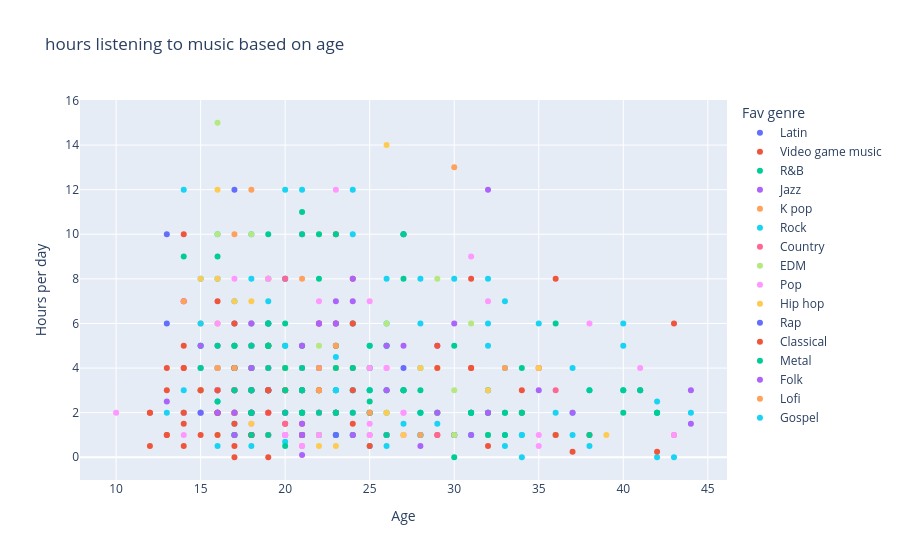

Notebook source saved alongside this figure:
### Code cell
px.scatter(data,
    x='Age', y='Hours per day', color='Fav genre', 
    title='hours listening to music based on age')

### Figure 1 — Plotly figure (JSON) as saved in the notebook; plotly's stock layout.template omitted (floating-point values rounded to 4 significant figures; data arrays with more than 128 entries replaced by an {"elided": "..."} marker saying what was removed)
{"data": [{"hovertemplate": "Fav genre=Latin<br>Age=%{x}<br>Hours per day=%{y}<extra></extra>", "legendgroup": "Latin", "marker": {"color": "#636efa", "symbol": "circle"}, "mode": "markers", "name": "Latin", "orientation": "v", "showlegend": true, "type": "scatter", "x": [18, 17, 18], "xaxis": "x", "y": [3, 12, 5], "yaxis": "y"}, {"hovertemplate": "Fav genre=Video game music<br>Age=%{x}<br>Hours per day=%{y}<extra></extra>", "legendgroup": "Video game music", "marker": {"color": "#EF553B", "symbol": "circle"}, "mode": "markers", "name": "Video game music", "orientation": "v", "showlegend": true, "type": "scatter", "x": [18, 18, 23, 37, 23, 43, 19, 29, 18, 16, 22, 36, 17, 22, 24, 15, 20, 14, 14, 23, 23, 22, 24, 17, 14, 38, 24, 34, 23, 18, 25, 19, 15, 22, 16, 18, 13, 21, 21, 16, 23, 18, 22, 13], "xaxis": "x", "y": [4, 3, 2, 0.25, 1, 6, 4, 1, 2, 2, 1, 8, 0.5, 1, 8, 3, 1.5, 4, 10, 5, 2, 2, 1.5, 0, 0.5, 1, 6, 2, 10, 1, 4, 1, 1, 2, 7, 3, 1, 1, 2, 2, 4, 3, 3, 1], "yaxis": "y"}, {"hovertemplate": "Fav genre=R&B<br>Age=%{x}<br>Hours per day=%{y}<extra></extra>", "legendgroup": "R&B", "marker": {"color": "#00cc96", "symbol": "circle"}, "mode": "markers", "name": "R&B", "orientation": "v", "showlegend": true, "type": "scatter", "x": [18, 18, 19, 19, 19, 26, 22, 18, 25, 17, 20, 17, 17, 14, 18, 17, 18, 18, 21, 18, 29, 18, 23, 19, 18, 18, 18, 20, 20, 21], "xaxis": "x", "y": [4, 1, 5, 10, 3, 1, 2, 2, 2.5, 2, 4, 2, 3, 9, 2, 2, 2, 4, 1, 4, 2, 4, 3, 3, 4, 2, 4, 6, 5, 2], "yaxis": "y"}, {"hovertemplate": "Fav genre=Jazz<br>Age=%{x}<br>Hours per day=%{y}<extra></extra>", "legendgroup": "Jazz", "marker": {"color": "#ab63fa", "symbol": "circle"}, "mode": "markers", "name": "Jazz", "orientation": "v", "showlegend": true, "type": "scatter", "x": [18, 18, 16, 19, 14, 29, 22, 17, 22, 23, 23, 32, 20, 24, 24, 26, 27], "xaxis": "x", "y": [5, 4, 5, 3, 7, 5, 6, 2, 6, 2, 1, 12, 8, 8, 1, 3, 10], "yaxis": "y"}, {"hovertemplate": "Fav genre=K pop<br>Age=%{x}<br>Hours per day=%{y}<extra></extra>", "legendgroup": "K pop", "marker": {"color": "#FFA15A", "symbol": "circle"}, "mode": "markers", "name": "K pop", "orientation": "v", "showlegend": true, "type": "scatter", "x": [21, 16, 19, 22, 19, 18, 19, 18, 18, 18, 16, 19, 19, 18, 30, 15, 14, 15, 19, 18, 21, 16, 16, 17, 20, 18], "xaxis": "x", "y": [1, 6, 1, 2, 8, 2, 3, 2, 2, 12, 4, 3, 5, 5, 13, 6, 2, 3, 2, 3, 1, 3, 3, 10, 1, 1], "yaxis": "y"}, {"hovertemplate": "Fav genre=Rock<br>Age=%{x}<br>Hours per day=%{y}<extra></extra>", "legendgroup": "Rock", "marker": {"color": "#19d3f3", "symbol": "circle"}, "mode": "markers", "name": "Rock", "orientation": "v", "showlegend": true, "type": "scatter", "x": {"elided": "162 int values"}, "xaxis": "x", "y": {"elided": "162 float values"}, "yaxis": "y"}, {"hovertemplate": "Fav genre=Country<br>Age=%{x}<br>Hours per day=%{y}<extra></extra>", "legendgroup": "Country", "marker": {"color": "#FF6692", "symbol": "circle"}, "mode": "markers", "name": "Country", "orientation": "v", "showlegend": true, "type": "scatter", "x": [18, 19, 21, 30, 35, 21, 20, 19, 20, 22, 19, 21, 19, 17, 21, 35, 22, 43, 20, 36, 17, 26, 29, 14], "xaxis": "x", "y": [3, 2, 5, 1, 4, 3, 3, 2, 8, 6, 5, 3, 8, 1, 1, 4, 6, 1, 1.5, 3, 4, 1, 1, 7], "yaxis": "y"}, {"hovertemplate": "Fav genre=EDM<br>Age=%{x}<br>Hours per day=%{y}<extra></extra>", "legendgroup": "EDM", "marker": {"color": "#B6E880", "symbol": "circle"}, "mode": "markers", "name": "EDM", "orientation": "v", "showlegend": true, "type": "scatter", "x": [19, 20, 17, 18, 20, 22, 22, 32, 25, 19, 25, 31, 25, 15, 20, 19, 30, 22, 22, 21, 16, 16, 16, 26, 18, 16, 18, 29, 20, 18, 22, 18, 26, 30, 16], "xaxis": "x", "y": [8, 4, 2, 2, 3, 1, 10, 1, 1, 8, 2, 6, 2, 2, 2, 5, 1, 2, 3, 2, 3, 10, 15, 6, 10, 1, 6, 8, 1, 4, 5, 6, 2, 3, 4], "yaxis": "y"}, {"hovertemplate": "Fav genre=Pop<br>Age=%{x}<br>Hours per day=%{y}<extra></extra>", "legendgroup": "Pop", "marker": {"color": "#FF97FF", "symbol": "circle"}, "mode": "markers", "name": "Pop", "orientation": "v", "showlegend": true, "type": "scatter", "x": [17, 18, 18, 18, 17, 17, 18, 21, 17, 19, 23, 41, 20, 16, 19, 18, 32, 18, 16, 25, 21, 25, 17, 41, 20, 18, 35, 16, 19, 26, 22, 35, 21, 25, 31, 17, 38, 19, 25, 21, 20, 27, 17, 18, 17, 22, 26, 17, 22, 17, 27, 21, 17, 43, 10, 15, 23, 14, 20, 17, 18, 16, 14, 23, 15, 18, 25, 18, 22, 19, 22, 20, 22, 17, 15, 17, 19, 18, 18, 25, 16, 29, 19, 26, 27, 27, 16, 21, 20, 21, 27, 19, 21, 24, 21, 18, 19, 20, 19, 17, 21, 19, 19, 16, 19, 21, 18], "xaxis": "x", "y": [2, 2, 2, 6, 2, 1, 5, 4, 3, 3, 12, 3, 2, 3, 4, 4, 7, 2, 3, 1.5, 3, 2, 2, 4, 2, 1.5, 0.5, 2, 1, 4, 2, 1, 1, 7, 9, 2, 6, 2, 1, 1, 1, 2, 3, 1, 2, 1, 4, 3, 2, 3, 2, 10, 2, 1, 2, 2, 2, 1, 2, 2, 1, 4, 2, 2, 2, 3, 1, 2, 2, 8, 4, 1, 7, 5, 4, 2, 3, 3, 2, 4, 3, 2, 6, 1, 1, 1, 3, 2, 1, 2, 3, 4, 0.5, 2, 0.5, 1, 2, 1, 4, 8, 4, 5, 4, 6, 6, 0.5, 1], "yaxis": "y"}, {"hovertemplate": "Fav genre=Hip hop<br>Age=%{x}<br>Hours per day=%{y}<extra></extra>", "legendgroup": "Hip hop", "marker": {"color": "#FECB52", "symbol": "circle"}, "mode": "markers", "name": "Hip hop", "orientation": "v", "showlegend": true, "type": "scatter", "x": [16, 16, 15, 15, 29, 26, 22, 18, 32, 23, 17, 22, 17, 21, 18, 20, 18, 26, 39, 23, 23, 27, 19, 36, 20, 18, 28, 18, 19, 17, 35, 17, 29], "xaxis": "x", "y": [8, 12, 3, 8, 4, 2, 0.5, 4, 3, 4, 2, 3, 7, 3, 1.5, 4, 2, 14, 1, 0.5, 4, 1, 5, 1, 3, 2, 4, 7, 3, 4, 4, 5, 2], "yaxis": "y"}, {"hovertemplate": "Fav genre=Rap<br>Age=%{x}<br>Hours per day=%{y}<extra></extra>", "legendgroup": "Rap", "marker": {"color": "#636efa", "symbol": "circle"}, "mode": "markers", "name": "Rap", "orientation": "v", "showlegend": true, "type": "scatter", "x": [17, 23, 16, 18, 23, 13, 15, 18, 21, 19, 13, 27, 18, 17, 18, 20, 19, 21, 18, 19], "xaxis": "x", "y": [4, 1, 2, 3, 6, 10, 2, 2, 1, 3, 6, 4, 2, 6, 1, 2, 3, 3, 2, 6], "yaxis": "y"}, {"hovertemplate": "Fav genre=Classical<br>Age=%{x}<br>Hours per day=%{y}<extra></extra>", "legendgroup": "Classical", "marker": {"color": "#EF553B", "symbol": "circle"}, "mode": "markers", "name": "Classical", "orientation": "v", "showlegend": true, "type": "scatter", "x": [19, 16, 17, 36, 16, 24, 25, 19, 31, 23, 29, 17, 32, 31, 17, 32, 24, 19, 12, 16, 14, 13, 14, 14, 24, 13, 15, 12, 17, 22, 14, 20, 31, 16, 12, 17, 34, 29, 23, 19, 21, 42, 21, 18, 18, 19], "xaxis": "x", "y": [2, 1, 3, 1, 2, 4, 0.5, 3, 4, 6, 5, 4, 0.5, 8, 6, 2, 3, 3, 2, 3, 2, 4, 4, 1.5, 6, 3, 3, 0.5, 2, 3, 5, 3, 4, 2, 2, 1.5, 3, 4, 2, 0, 1, 0.25, 1.5, 1, 1, 5], "yaxis": "y"}, {"hovertemplate": "Fav genre=Metal<br>Age=%{x}<br>Hours per day=%{y}<extra></extra>", "legendgroup": "Metal", "marker": {"color": "#00cc96", "symbol": "circle"}, "mode": "markers", "name": "Metal", "orientation": "v", "showlegend": true, "type": "scatter", "x": [19, 18, 18, 25, 36, 41, 17, 33, 30, 22, 19, 18, 17, 21, 34, 21, 23, 23, 24, 27, 34, 21, 18, 21, 27, 19, 27, 19, 28, 26, 42, 31, 40, 31, 23, 20, 21, 18, 23, 24, 16, 15, 20, 33, 21, 25, 25, 20, 17, 29, 27, 19, 27, 32, 38, 19, 21, 22, 38, 40, 41, 24, 25, 28, 18, 18, 23, 22, 33, 16, 27, 15, 20, 42, 30, 31, 34, 26, 17, 32, 21, 16, 21, 19, 17, 17, 26], "xaxis": "x", "y": [6, 4, 5, 2, 6, 3, 5, 1, 5, 10, 4, 2, 5, 2, 4, 3, 2, 2, 1, 10, 2, 2, 1, 3, 10, 1, 3, 5, 2, 5, 2, 2, 2, 2, 5, 2, 10, 2, 4, 4, 2.5, 5, 3, 2, 5, 3, 2, 0.5, 3, 2, 3, 6, 3, 2, 1, 5, 4, 2, 3, 3, 3, 2, 5, 3, 3, 3, 10, 8, 2, 5, 8, 4, 4, 2, 0, 2, 2, 3, 4, 1, 11, 9, 2, 5, 1, 1, 1], "yaxis": "y"}, {"hovertemplate": "Fav genre=Folk<br>Age=%{x}<br>Hours per day=%{y}<extra></extra>", "legendgroup": "Folk", "marker": {"color": "#ab63fa", "symbol": "circle"}, "mode": "markers", "name": "Folk", "orientation": "v", "showlegend": true, "type": "scatter", "x": [17, 23, 28, 26, 21, 44, 29, 21, 30, 27, 31, 35, 13, 16, 15, 21, 22, 24, 32, 24, 21, 22, 23, 18, 26, 18, 17, 37, 44], "xaxis": "x", "y": [1, 7, 0.5, 3, 5, 3, 2, 1, 6, 5, 1, 3, 2.5, 2, 5, 1.5, 4, 1, 2, 7, 0.1, 6, 6, 6, 5, 4, 2, 2, 1.5], "yaxis": "y"}, {"hovertemplate": "Fav genre=Lofi<br>Age=%{x}<br>Hours per day=%{y}<extra></extra>", "legendgroup": "Lofi", "marker": {"color": "#FFA15A", "symbol": "circle"}, "mode": "markers", "name": "Lofi", "orientation": "v", "showlegend": true, "type": "scatter", "x": [17, 16, 23, 25, 33, 22, 28, 22, 14, 21], "xaxis": "x", "y": [4, 4, 5, 2, 4, 3, 1, 4, 7, 8], "yaxis": "y"}, {"hovertemplate": "Fav genre=Gospel<br>Age=%{x}<br>Hours per day=%{y}<extra></extra>", "legendgroup": "Gospel", "marker": {"color": "#19d3f3", "symbol": "circle"}, "mode": "markers", "name": "Gospel", "orientation": "v", "showlegend": true, "type": "scatter", "x": [18], "xaxis": "x", "y": [8], "yaxis": "y"}], "layout": {"autosize": true, "legend": {"title": {"text": "Fav genre"}, "tracegroupgap": 0}, "title": {"text": "hours listening to music based on age"}, "xaxis": {"anchor": "y", "autorange": true, "domain": [0, 1], "range": [7.925, 46.08], "title": {"text": "Age"}, "type": "linear"}, "yaxis": {"anchor": "x", "autorange": true, "domain": [0, 1], "range": [-1.238, 16.24], "title": {"text": "Hours per day"}, "type": "linear"}}}
